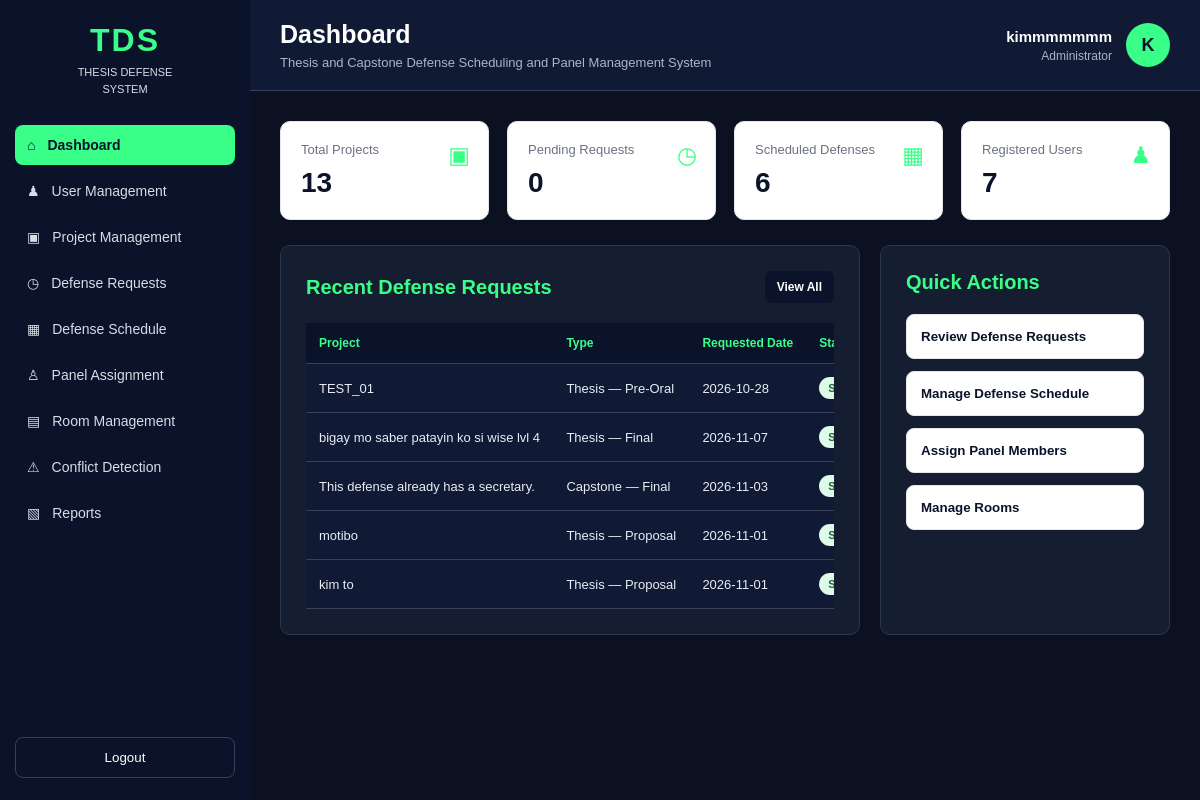
Page /admin_dashboard.php (signed in) on the committed database.
### tables this page shows
CREATE TABLE `defense_requests` (
  `request_id` int(11) NOT NULL,
  `project_id` int(11) NOT NULL,
  `defense_type` enum('Proposal','Pre-Oral','Final') DEFAULT 'Proposal',
  `requested_date` date NOT NULL,
  `preferred_time` time NOT NULL,
  `reason` text DEFAULT NULL,
  `status` enum('Pending','Approved','Rejected','Scheduled') DEFAULT 'Pending',
  `adviser_comments` text DEFAULT NULL,
  `submitted_at` timestamp NOT NULL DEFAULT current_timestamp()
);

CREATE TABLE `projects` (
  `project_id` int(11) NOT NULL,
  `student_id` int(11) NOT NULL,
  `adviser_id` int(11) DEFAULT NULL,
  `title` varchar(255) NOT NULL,
  `project_type` enum('Thesis','Capstone') DEFAULT 'Capstone',
  `status` enum('In Progress','Ready for Defense','Completed') DEFAULT 'Ready for Defense',
  `created_at` timestamp NOT NULL DEFAULT current_timestamp(),
  `file_name` varchar(255) DEFAULT NULL,
  `file_path` varchar(500) DEFAULT NULL,
  `review_status` enum('Pending Review','Under Review','Revision Required','Approved') NOT NULL DEFAULT 'Pending Review',
  `adviser_feedback` text DEFAULT NULL,
  `reviewed_at` datetime DEFAULT NULL
);

### auth.php (called while the page is built, shortened)
<?php
function h($value): string
{
    return htmlspecialchars(
        (string) $value,
        ENT_QUOTES,
        'UTF-8'
    );
}
?>

### admin_dashboard.php (the view, shortened to what this page needs)
<?php
require_once 'auth.php';
require_once 'db.php';
$name = $_SESSION['name'] ?? 'Administrator';
function countRecords(mysqli $conn, string $sql): int
{
    return (int) $conn->query($sql)->fetch_assoc()['total'];
}
$totalProjects = countRecords(
    $conn,
    "SELECT COUNT(*) AS total FROM projects"
);
$pendingRequests = countRecords(
    $conn,
    "SELECT COUNT(*) AS total
     FROM defense_requests
     WHERE status = 'Pending'"
);
$totalSchedules = countRecords(
    $conn,
    "SELECT COUNT(*) AS total
     FROM defense_schedules
     WHERE status = 'Scheduled'"
);
$totalUsers = countRecords(
    $conn,
    "SELECT COUNT(*) AS total FROM users"
);
$recentRequests = $conn->query(
    "SELECT p.title, p.project_type,
            dr.defense_type, dr.requested_date, dr.status
     FROM defense_requests dr
     INNER JOIN projects p ON p.project_id = dr.project_id
     ORDER BY dr.submitted_at DESC
     LIMIT 5"
);
function statusClass(string $status): string
{
    if (in_array($status, ['Approved', 'Scheduled', 'Completed'], true)) {
        return 'approved';
    }
    return 'unavailable';
}
?>
<!DOCTYPE html>
<html lang="en">
<head>
    <link rel="stylesheet" href="admin_dashboard.css?v=5">
</head>
<body>
<aside class="sidebar">
    <div class="logo">
        <h2>TDS</h2>
        <p>THESIS DEFENSE<br>SYSTEM</p>
    </div>
    <nav>
        <a href="#" class="nav-link active" data-section="dashboard">⌂ <span>Dashboard</span></a>
        <a href="#" class="nav-link" data-section="users">♟ <span>User Management</span></a>
        <a href="#" class="nav-link" data-section="projects">▣ <span>Project Management</span></a>
        <a href="#" class="nav-link" data-section="requests">◷ <span>Defense Requests</span></a>
        <a href="#" class="nav-link" data-section="schedule">▦ <span>Defense Schedule</span></a>
        <a href="#" class="nav-link" data-section="panels">♙ <span>Panel Assignment</span></a>
        <a href="#" class="nav-link" data-section="rooms">▤ <span>Room Management</span></a>
        <a href="#" class="nav-link" data-section="conflicts">⚠ <span>Conflict Detection</span></a>
        <a href="#" class="nav-link" data-section="reports">▧ <span>Reports</span></a>
    </nav>
    <div class="logout">
        <button id="logoutButton" type="button">Logout</button>
    </div>
</aside>
<main class="main-content">
    <header class="topbar">
        <div>
            <h1 id="pageTitle">Dashboard</h1>
            <p>Thesis and Capstone Defense Scheduling and Panel Management System</p>
        </div>
        <div class="profile">
            <div class="profile-info">
                <strong id="userName"><?= h($name) ?></strong>
                <small>Administrator</small>
            </div>
            <div class="profile-icon">
                <?= h(strtoupper(substr($name, 0, 1))) ?>
            </div>
        </div>
    </header>
    <section class="content-section active-section" id="dashboard">
        <div class="statistics">
            <div class="stat-card">
                <p>Total Projects</p>
                <h2><?= $totalProjects ?></h2>
                <span>▣</span>
            </div>
            <div class="stat-card">
                <p>Pending Requests</p>
                <h2><?= $pendingRequests ?></h2>
                <span>◷</span>
            </div>
            <div class="stat-card">
                <p>Scheduled Defenses</p>
                <h2><?= $totalSchedules ?></h2>
                <span>▦</span>
            </div>
            <div class="stat-card">
                <p>Registered Users</p>
                <h2><?= $totalUsers ?></h2>
                <span>♟</span>
            </div>
        </div>
        <div class="dashboard-grid">
            <div class="card">
                <div class="card-header">
                    <h2>Recent Defense Requests</h2>
                    <button class="small-button" data-open="requests" type="button">
                        View All
                    </button>
                </div>
                <div class="table-container">
                    <table>
                        <thead>
                            <tr>
                                <th>Project</th>
                                <th>Type</th>
                                <th>Requested Date</th>
                                <th>Status</th>
                            </tr>
                        </thead>
                        <tbody>
                        <?php if ($recentRequests->num_rows > 0): ?>
                            <?php while ($request = $recentRequests->fetch_assoc()): ?>
                                <tr>
                                    <td><?= h($request['title']) ?></td>
                                    <td><?= h($request['project_type']) ?> — <?= h($request['defense_type']) ?></td>
                                    <td><?= h($request['requested_date']) ?></td>
                                    <td>
                                        <span class="status <?= h(statusClass($request['status'])) ?>">
                                        </span>
                                    </td>
                                </tr>
                            <?php endwhile; ?>
                        <?php else: ?>
                            <tr>
                                <td colspan="4">No defense requests have been submitted yet.</td>
                            </tr>
                        <?php endif; ?>
                        </tbody>
                    </table>
                </div>
            </div>
            <div class="card">
                <div class="card-header">
                    <h2>Quick Actions</h2>
                </div>
                <div class="quick-actions">
                    <button class="action-button" data-open="requests" type="button">Review Defense Requests</button>
                    <button class="action-button" data-open="schedule" type="button">Manage Defense Schedule</button>
                    <button class="action-button" data-open="panels" type="button">Assign Panel Members</button>
                    <button class="action-button" data-open="rooms" type="button">Manage Rooms</button>
                </div>
            </div>
        </div>
    </section>
</main>
</body>
</html>

### rows in the picture
defense_requests: project.title "TEST_01", project.project_type "Thesis", defense_type "Pre-Oral", requested_date "2026-10-28"
defense_requests: project.title "bigay mo saber patayin ko si wise lvl 4", project.project_type "Thesis", defense_type "Final", requested_date "2026-11-07"
defense_requests: project.title "This defense already has a secretary.", project.project_type "Capstone", defense_type "Final", requested_date "2026-11-03"
defense_requests: project.title "motibo", project.project_type "Thesis", defense_type "Proposal", requested_date "2026-11-01"
defense_requests: project.title "kim to", project.project_type "Thesis", defense_type "Proposal", requested_date "2026-11-01"

### other values in the picture
$name "kimmmmmmm"
substr($name, 0, 1) "K"
$totalProjects "13"
$pendingRequests "0"
$totalSchedules "6"
$totalUsers "7"
